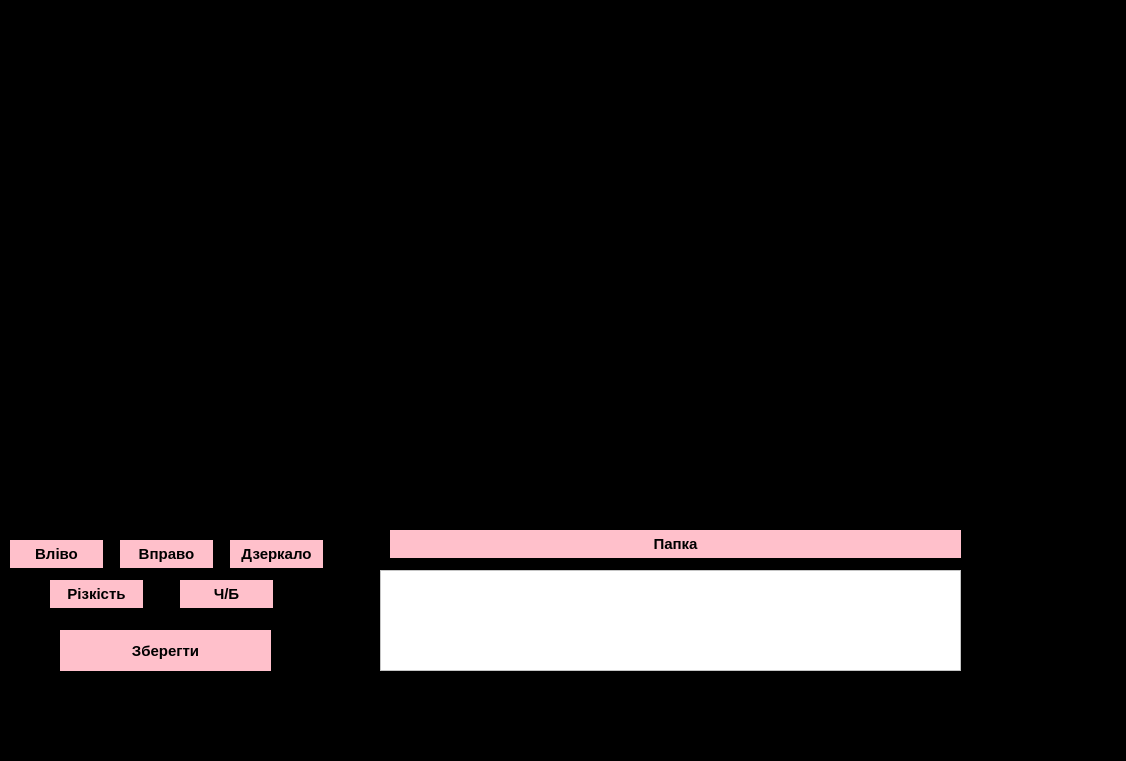
<?xml version="1.0" encoding="UTF-8"?>
<ui version="4.0">
 <class>MainWindow</class>
 <widget class="QMainWindow" name="MainWindow">
  <property name="geometry">
   <rect>
    <x>0</x>
    <y>0</y>
    <width>1126</width>
    <height>761</height>
   </rect>
  </property>
  <property name="windowTitle">
   <string>MainWindow</string>
  </property>
  <property name="styleSheet">
   <string notr="true">background-color: back</string>
  </property>
  <widget class="QWidget" name="centralwidget">
   <widget class="QLabel" name="label">
    <property name="geometry">
     <rect>
      <x>-60</x>
      <y>-40</y>
      <width>911</width>
      <height>411</height>
     </rect>
    </property>
    <property name="text">
     <string>зображення</string>
    </property>
   </widget>
   <widget class="QPushButton" name="right_btn">
    <property name="geometry">
     <rect>
      <x>10</x>
      <y>540</y>
      <width>93</width>
      <height>28</height>
     </rect>
    </property>
    <property name="styleSheet">
     <string notr="true">color: black;
background-color: pink;
font-size:  15px;
font-weight: bold;
border-radius: 10 px;</string>
    </property>
    <property name="text">
     <string>Вліво</string>
    </property>
   </widget>
   <widget class="QPushButton" name="riz_btn">
    <property name="geometry">
     <rect>
      <x>50</x>
      <y>580</y>
      <width>93</width>
      <height>28</height>
     </rect>
    </property>
    <property name="styleSheet">
     <string notr="true">color: black;
background-color: pink;
font-size:  15px;
font-weight: bold;
border-radius: 10 px;</string>
    </property>
    <property name="text">
     <string>Різкість</string>
    </property>
   </widget>
   <widget class="QPushButton" name="cb_btn">
    <property name="geometry">
     <rect>
      <x>180</x>
      <y>580</y>
      <width>93</width>
      <height>28</height>
     </rect>
    </property>
    <property name="styleSheet">
     <string notr="true">color: black;
background-color: pink;
font-size:  15px;
font-weight: bold;
border-radius: 10 px;</string>
    </property>
    <property name="text">
     <string>Ч/Б</string>
    </property>
   </widget>
   <widget class="QPushButton" name="left_btn">
    <property name="geometry">
     <rect>
      <x>120</x>
      <y>540</y>
      <width>93</width>
      <height>28</height>
     </rect>
    </property>
    <property name="styleSheet">
     <string notr="true">color: black;
background-color: pink;
font-size:  15px;
font-weight: bold;
border-radius: 10 px;</string>
    </property>
    <property name="text">
     <string>Вправо</string>
    </property>
   </widget>
   <widget class="QPushButton" name="window_btn">
    <property name="geometry">
     <rect>
      <x>230</x>
      <y>540</y>
      <width>93</width>
      <height>28</height>
     </rect>
    </property>
    <property name="styleSheet">
     <string notr="true">color: black;
background-color: pink;
font-size:  15px;
font-weight: bold;
border-radius: 10 px;</string>
    </property>
    <property name="text">
     <string>Дзеркало</string>
    </property>
   </widget>
   <widget class="QPushButton" name="save_btn">
    <property name="geometry">
     <rect>
      <x>60</x>
      <y>630</y>
      <width>211</width>
      <height>41</height>
     </rect>
    </property>
    <property name="styleSheet">
     <string notr="true">color: black;
background-color: pink;
font-size:  15px;
font-weight: bold;
border-radius: 10 px;</string>
    </property>
    <property name="text">
     <string>Зберегти</string>
    </property>
    <property name="iconSize">
     <size>
      <width>30</width>
      <height>21</height>
     </size>
    </property>
   </widget>
   <widget class="QPushButton" name="papka_btn">
    <property name="geometry">
     <rect>
      <x>390</x>
      <y>530</y>
      <width>571</width>
      <height>28</height>
     </rect>
    </property>
    <property name="styleSheet">
     <string notr="true">color: black;
background-color: pink;
font-size:  15px;
font-weight: bold;
border-radius: 5 px;</string>
    </property>
    <property name="text">
     <string>Папка</string>
    </property>
   </widget>
   <widget class="QListWidget" name="listWidget">
    <property name="geometry">
     <rect>
      <x>380</x>
      <y>570</y>
      <width>581</width>
      <height>101</height>
     </rect>
    </property>
    <property name="styleSheet">
     <string notr="true">background: white</string>
    </property>
   </widget>
  </widget>
  <widget class="QMenuBar" name="menubar">
   <property name="geometry">
    <rect>
     <x>0</x>
     <y>0</y>
     <width>1126</width>
     <height>21</height>
    </rect>
   </property>
  </widget>
  <widget class="QStatusBar" name="statusbar"/>
 </widget>
 <resources/>
 <connections/>
</ui>
